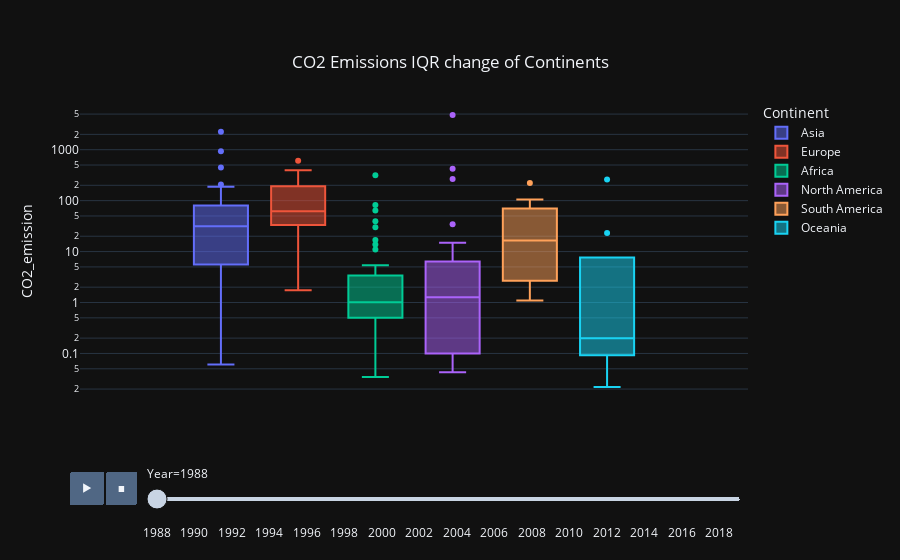

Notebook source saved alongside this figure:
### Code cell
fig= px.box(contALL, y='CO2_emission', animation_frame= 'Year', color='Continent', title="CO2 Emissions IQR change of Continents", template= 'plotly_dark')
fig.update_yaxes(type='log')
fig.update_layout({'title':{'x': 0.5, 'y': 0.9}})
fig.show()

### Figure 1 — Plotly figure (JSON) as saved in the notebook; plotly's stock layout.template omitted (floating-point values rounded to 4 significant figures)
{"data": [{"alignmentgroup": "True", "hovertemplate": "Continent=Asia<br>Year=1988<br>CO2_emission=%{y}<extra></extra>", "legendgroup": "Asia", "marker": {"color": "#636efa"}, "name": "Asia", "notched": false, "offsetgroup": "Asia", "orientation": "v", "showlegend": true, "type": "box", "x0": " ", "xaxis": "x", "y": [3.647, 14.75, 11.77, 0.06104, 4.471, 4.829, 0.5, 2260.0, 36.77, 446.2, 111.4, 165.3, 42.94, 31.04, 935.1, 32.78, 0.2, 7.2, 1, 44.76, 0.08191, 19.09, 0.7332, 79.86, 8.344, 54.95, 31.9, 14.5, 187.6, 46.03, 207.6, 5.6, 28.13, 91.58, 52.28, 110.4, 67.22, 12.6], "y0": " ", "yaxis": "y"}, {"alignmentgroup": "True", "hovertemplate": "Continent=Europe<br>Year=1988<br>CO2_emission=%{y}<extra></extra>", "legendgroup": "Europe", "marker": {"color": "#EF553B"}, "name": "Europe", "notched": false, "offsetgroup": "Europe", "orientation": "v", "showlegend": true, "type": "box", "x0": " ", "xaxis": "x", "y": [9.828, 51.22, 116.9, 97.33, 61.35, 52.05, 375.9, 66.3, 24.18, 395.6, 9.532, 1.732, 191.9, 34.77, 31.95, 190.6, 210.5, 62.1, 42.42, 608.7], "y0": " ", "yaxis": "y"}, {"alignmentgroup": "True", "hovertemplate": "Continent=Africa<br>Year=1988<br>CO2_emission=%{y}<extra></extra>", "legendgroup": "Africa", "marker": {"color": "#00cc96"}, "name": "Africa", "notched": false, "offsetgroup": "Africa", "orientation": "v", "showlegend": true, "type": "box", "x0": " ", "xaxis": "x", "y": [64.34, 4.689, 0.4, 1.761, 0.5, 0.2, 0.05748, 2.8, 0.2, 0.05033, 1.011, 3.394, 5.3, 82.27, 0.08022, 0.6624, 2.9, 1.728, 0.2, 2.7, 1.1, 0.2, 5.385, 0.2, 1, 29.94, 1.226, 0.5393, 0.4, 0.7118, 1.02, 16.83, 1, 0.7227, 39.58, 0.9, 0.7, 0.03463, 2.9, 0.3, 1, 1.1, 313.6, 4.2, 2.4, 0.5, 10.94, 0.6, 2.914, 13.7], "y0": " ", "yaxis": "y"}, {"alignmentgroup": "True", "hovertemplate": "Continent=North America<br>Year=1988<br>CO2_emission=%{y}<extra></extra>", "legendgroup": "North America", "marker": {"color": "#ab63fa"}, "name": "North America", "notched": false, "offsetgroup": "North America", "orientation": "v", "showlegend": true, "type": "box", "x0": " ", "xaxis": "x", "y": [0.4, 0.1, 1.222, 0.2, 0.7, 0.04407, 422.7, 0.1, 2.258, 34.54, 0.04337, 7.551, 2.2, 0.07109, 1.1, 3.2, 1.321, 1.7, 5.2, 0.9, 265.2, 12, 14.93, 0.05665, 0.1, 0.04279, 2.7, 4776.0], "y0": " ", "yaxis": "y"}, {"alignmentgroup": "True", "hovertemplate": "Continent=South America<br>Year=1988<br>CO2_emission=%{y}<extra></extra>", "legendgroup": "South America", "marker": {"color": "#FFA15A"}, "name": "South America", "notched": false, "offsetgroup": "South America", "orientation": "v", "showlegend": true, "type": "box", "x0": " ", "xaxis": "x", "y": [105.5, 3.443, 222.9, 19.94, 41.74, 13.13, 1.1, 1.9, 24.1, 1.2, 4, 98.37], "y0": " ", "yaxis": "y"}, {"alignmentgroup": "True", "hovertemplate": "Continent=Oceania<br>Year=1988<br>CO2_emission=%{y}<extra></extra>", "legendgroup": "Oceania", "marker": {"color": "#19d3f3"}, "name": "Oceania", "notched": false, "offsetgroup": "Oceania", "orientation": "v", "showlegend": true, "type": "box", "x0": " ", "xaxis": "x", "y": [259.3, 0.8191, 0.02206, 23.03, 2.5, 0.1, 0.2, 0.06937, 0.1], "y0": " ", "yaxis": "y"}], "layout": {"boxmode": "group", "legend": {"title": {"text": "Continent"}, "tracegroupgap": 0}, "sliders": [{"active": 0, "currentvalue": {"prefix": "Year="}, "len": 0.9, "pad": {"b": 10, "t": 60}, "steps": [{"args": [["1988"], {"frame": {"duration": 0, "redraw": true}, "fromcurrent": true, "mode": "immediate", "transition": {"duration": 0, "easing": "linear"}}], "label": "1988", "method": "animate"}, {"args": [["1989"], {"frame": {"duration": 0, "redraw": true}, "fromcurrent": true, "mode": "immediate", "transition": {"duration": 0, "easing": "linear"}}], "label": "1989", "method": "animate"}, {"args": [["1990"], {"frame": {"duration": 0, "redraw": true}, "fromcurrent": true, "mode": "immediate", "transition": {"duration": 0, "easing": "linear"}}], "label": "1990", "method": "animate"}, {"args": [["1991"], {"frame": {"duration": 0, "redraw": true}, "fromcurrent": true, "mode": "immediate", "transition": {"duration": 0, "easing": "linear"}}], "label": "1991", "method": "animate"}, {"args": [["1992"], {"frame": {"duration": 0, "redraw": true}, "fromcurrent": true, "mode": "immediate", "transition": {"duration": 0, "easing": "linear"}}], "label": "1992", "method": "animate"}, {"args": [["1993"], {"frame": {"duration": 0, "redraw": true}, "fromcurrent": true, "mode": "immediate", "transition": {"duration": 0, "easing": "linear"}}], "label": "1993", "method": "animate"}, {"args": [["1994"], {"frame": {"duration": 0, "redraw": true}, "fromcurrent": true, "mode": "immediate", "transition": {"duration": 0, "easing": "linear"}}], "label": "1994", "method": "animate"}, {"args": [["1995"], {"frame": {"duration": 0, "redraw": true}, "fromcurrent": true, "mode": "immediate", "transition": {"duration": 0, "easing": "linear"}}], "label": "1995", "method": "animate"}, {"args": [["1996"], {"frame": {"duration": 0, "redraw": true}, "fromcurrent": true, "mode": "immediate", "transition": {"duration": 0, "easing": "linear"}}], "label": "1996", "method": "animate"}, {"args": [["1997"], {"frame": {"duration": 0, "redraw": true}, "fromcurrent": true, "mode": "immediate", "transition": {"duration": 0, "easing": "linear"}}], "label": "1997", "method": "animate"}, {"args": [["1998"], {"frame": {"duration": 0, "redraw": true}, "fromcurrent": true, "mode": "immediate", "transition": {"duration": 0, "easing": "linear"}}], "label": "1998", "method": "animate"}, {"args": [["1999"], {"frame": {"duration": 0, "redraw": true}, "fromcurrent": true, "mode": "immediate", "transition": {"duration": 0, "easing": "linear"}}], "label": "1999", "method": "animate"}, {"args": [["2000"], {"frame": {"duration": 0, "redraw": true}, "fromcurrent": true, "mode": "immediate", "transition": {"duration": 0, "easing": "linear"}}], "label": "2000", "method": "animate"}, {"args": [["2001"], {"frame": {"duration": 0, "redraw": true}, "fromcurrent": true, "mode": "immediate", "transition": {"duration": 0, "easing": "linear"}}], "label": "2001", "method": "animate"}, {"args": [["2002"], {"frame": {"duration": 0, "redraw": true}, "fromcurrent": true, "mode": "immediate", "transition": {"duration": 0, "easing": "linear"}}], "label": "2002", "method": "animate"}, {"args": [["2003"], {"frame": {"duration": 0, "redraw": true}, "fromcurrent": true, "mode": "immediate", "transition": {"duration": 0, "easing": "linear"}}], "label": "2003", "method": "animate"}, {"args": [["2004"], {"frame": {"duration": 0, "redraw": true}, "fromcurrent": true, "mode": "immediate", "transition": {"duration": 0, "easing": "linear"}}], "label": "2004", "method": "animate"}, {"args": [["2005"], {"frame": {"duration": 0, "redraw": true}, "fromcurrent": true, "mode": "immediate", "transition": {"duration": 0, "easing": "linear"}}], "label": "2005", "method": "animate"}, {"args": [["2006"], {"frame": {"duration": 0, "redraw": true}, "fromcurrent": true, "mode": "immediate", "transition": {"duration": 0, "easing": "linear"}}], "label": "2006", "method": "animate"}, {"args": [["2007"], {"frame": {"duration": 0, "redraw": true}, "fromcurrent": true, "mode": "immediate", "transition": {"duration": 0, "easing": "linear"}}], "label": "2007", "method": "animate"}, {"args": [["2008"], {"frame": {"duration": 0, "redraw": true}, "fromcurrent": true, "mode": "immediate", "transition": {"duration": 0, "easing": "linear"}}], "label": "2008", "method": "animate"}, {"args": [["2009"], {"frame": {"duration": 0, "redraw": true}, "fromcurrent": true, "mode": "immediate", "transition": {"duration": 0, "easing": "linear"}}], "label": "2009", "method": "animate"}, {"args": [["2010"], {"frame": {"duration": 0, "redraw": true}, "fromcurrent": true, "mode": "immediate", "transition": {"duration": 0, "easing": "linear"}}], "label": "2010", "method": "animate"}, {"args": [["2011"], {"frame": {"duration": 0, "redraw": true}, "fromcurrent": true, "mode": "immediate", "transition": {"duration": 0, "easing": "linear"}}], "label": "2011", "method": "animate"}, {"args": [["2012"], {"frame": {"duration": 0, "redraw": true}, "fromcurrent": true, "mode": "immediate", "transition": {"duration": 0, "easing": "linear"}}], "label": "2012", "method": "animate"}, {"args": [["2013"], {"frame": {"duration": 0, "redraw": true}, "fromcurrent": true, "mode": "immediate", "transition": {"duration": 0, "easing": "linear"}}], "label": "2013", "method": "animate"}, {"args": [["2014"], {"frame": {"duration": 0, "redraw": true}, "fromcurrent": true, "mode": "immediate", "transition": {"duration": 0, "easing": "linear"}}], "label": "2014", "method": "animate"}, {"args": [["2015"], {"frame": {"duration": 0, "redraw": true}, "fromcurrent": true, "mode": "immediate", "transition": {"duration": 0, "easing": "linear"}}], "label": "2015", "method": "animate"}, {"args": [["2016"], {"frame": {"duration": 0, "redraw": true}, "fromcurrent": true, "mode": "immediate", "transition": {"duration": 0, "easing": "linear"}}], "label": "2016", "method": "animate"}, {"args": [["2017"], {"frame": {"duration": 0, "redraw": true}, "fromcurrent": true, "mode": "immediate", "transition": {"duration": 0, "easing": "linear"}}], "label": "2017", "method": "animate"}, {"args": [["2018"], {"frame": {"duration": 0, "redraw": true}, "fromcurrent": true, "mode": "immediate", "transition": {"duration": 0, "easing": "linear"}}], "label": "2018", "method": "animate"}, {"args": [["2019"], {"frame": {"duration": 0, "redraw": true}, "fromcurrent": true, "mode": "immediate", "transition": {"duration": 0, "easing": "linear"}}], "label": "2019", "method": "animate"}], "x": 0.1, "xanchor": "left", "y": 0, "yanchor": "top"}], "title": {"text": "CO2 Emissions IQR change of Continents", "x": 0.5, "y": 0.9}, "updatemenus": [{"buttons": [{"args": [null, {"frame": {"duration": 500, "redraw": true}, "fromcurrent": true, "mode": "immediate", "transition": {"duration": 500, "easing": "linear"}}], "label": "&#9654;", "method": "animate"}, {"args": [[null], {"frame": {"duration": 0, "redraw": true}, "fromcurrent": true, "mode": "immediate", "transition": {"duration": 0, "easing": "linear"}}], "label": "&#9724;", "method": "animate"}], "direction": "left", "pad": {"r": 10, "t": 70}, "showactive": false, "type": "buttons", "x": 0.1, "xanchor": "right", "y": 0, "yanchor": "top"}], "xaxis": {"anchor": "y", "domain": [0, 1]}, "yaxis": {"anchor": "x", "domain": [0, 1], "title": {"text": "CO2_emission"}, "type": "log"}}}
